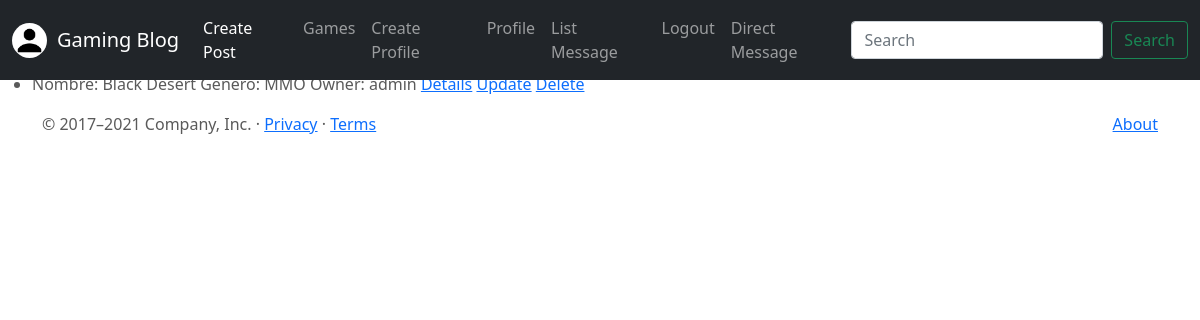
/post/list (signed in), run on the app's committed database.
### Games/models.py (models this page shows)
class Profile(models.Model):
    user = models.OneToOneField(to=User, on_delete=models.CASCADE,related_name='profile')
    steam_id = models.CharField(max_length=255)
    Contact = models.CharField(max_length=75)
    images = models.ImageField(upload_to="profiles", null=True, blank=True)

class Post(models.Model):
    game_name = models.CharField(max_length=30)
    game_type = models.CharField(max_length=80)
    game_description = models.CharField(max_length=120)
    game_note = models.CharField(max_length=15)
    owner = models.ForeignKey(to=User, on_delete=models.CASCADE, related_name="owner")
    images = models.ImageField(upload_to="posts", null=True, blank=True)
    created_time = models.DateTimeField(auto_now_add = True)
    def __str__(self):
        return f"Nombre: {self.game_name} Genero: {self.game_type} Owner: {self.owner}"

### Games/views.py (the view)
# urls.py: path('post/list',PostList.as_view(), name='post-list'),
class PostList(ListView):
    model = Post

### Games/templates/Games/post_list.html (shortened to what this page needs)
{% extends "Games/base.html" %}
{% block main %}
<br>
<ul>
{% for post in object_list %}
<li>
    {{post}}
    <a href="{% url 'post-details' post.id %}"> Details</a>
    {% if user.is_authenticated and post.owner == user %}
        <a href="{% url 'post-update' post.id %}"> Update</a>
        <a href="{% url 'post-delete' post.id %}"> Delete</a>
    {% endif %}
</li>
{% endfor %}
</ul>
{% endblock %}

### Games/templates/Games/base.html (shortened to what this page needs)
<!DOCTYPE html>
<html lang="en">
<head>
    {% load static %}
<link href="{% static 'Games/css/bootstrap.min.css' %}" rel="stylesheet">
    <link href="{% static 'Games/css/carousel.css' %}" rel="stylesheet">
</head>
  <body>
    <header>
      <nav class="navbar navbar-expand-md navbar-dark fixed-top bg-dark">
        <div class="container-fluid">
          {% if user.profile.images %}
            <a href="{% url 'profile-update' user.profile.id %}">
              <img src="{{ user.profile.images.url }}" height="100%" width="35px" style="border-radius: 50%; margin-right: 10px;">
            </a>
          {% endif %}
          <a class="navbar-brand" href="{% url 'index' %}">Gaming Blog</a>
          <div class="collapse navbar-collapse" id="navbarCollapse">
            <ul class="navbar-nav me-auto mb-2 mb-md-0">
              <li class="nav-item">
                <a class="nav-link active" aria-current="page" href="{%url 'post-create' %}"> Create Post</a>
              </li>
              <li class="nav-item">
                <a class="nav-link" href="{% url 'post-list' %}">Games</a>
              </li>
              {% if user.is_authenticated %}
                <li class="nav-item">
                  <a class="nav-link" href="{% url 'profile-create' user.id %}"> Create Profile</a>
                </li>
                <li class="nav-item">
                  <a class="nav-link" href="{% url 'profile' user.id %}"> Profile</a>
                </li>
                <li class="nav-item">
                  <a class="nav-link" href="{% url 'message-list' %}">  List Message</a>
                </li>
                <li class="nav-item">
                  <a class="nav-link" href="{% url 'logout' %}">Logout</a>
                </li>
              {% endif %}
              <li class="nav-item">
                <a class="nav-link" href="{% url 'message-create' %}">  Direct Message</a>
              </li>
            </ul>
            <form class="d-flex">
              <input class="form-control me-2" type="search" placeholder="Search" aria-label="Search">
              <button class="btn btn-outline-success" type="submit">Search</button>
            </form>
          </div>
        </div>
      </nav>
    </header>
    {% block main %}
    {% endblock %}
  <footer class="container">
  <p class="float-end"><a href="{% url 'about'  %}"> About</a></p>
    <p>© 2017–2021 Company, Inc. · <a href="https://getbootstrap.com/docs/5.0/examples/carousel/#">Privacy</a> · <a href="https://getbootstrap.com/docs/5.0/examples/carousel/#">Terms</a></p>
  </footer>
    </body>
</html>

### Games/static/Games/css/carousel.css (style rules this page uses)
body { padding-top: 3rem; padding-bottom: 3rem; color: #5a5a5a; }

### data on the page
Post: game_name+game_type+owner "Nombre: Black Desert Genero: MMO Owner: admin", shows "Update"
